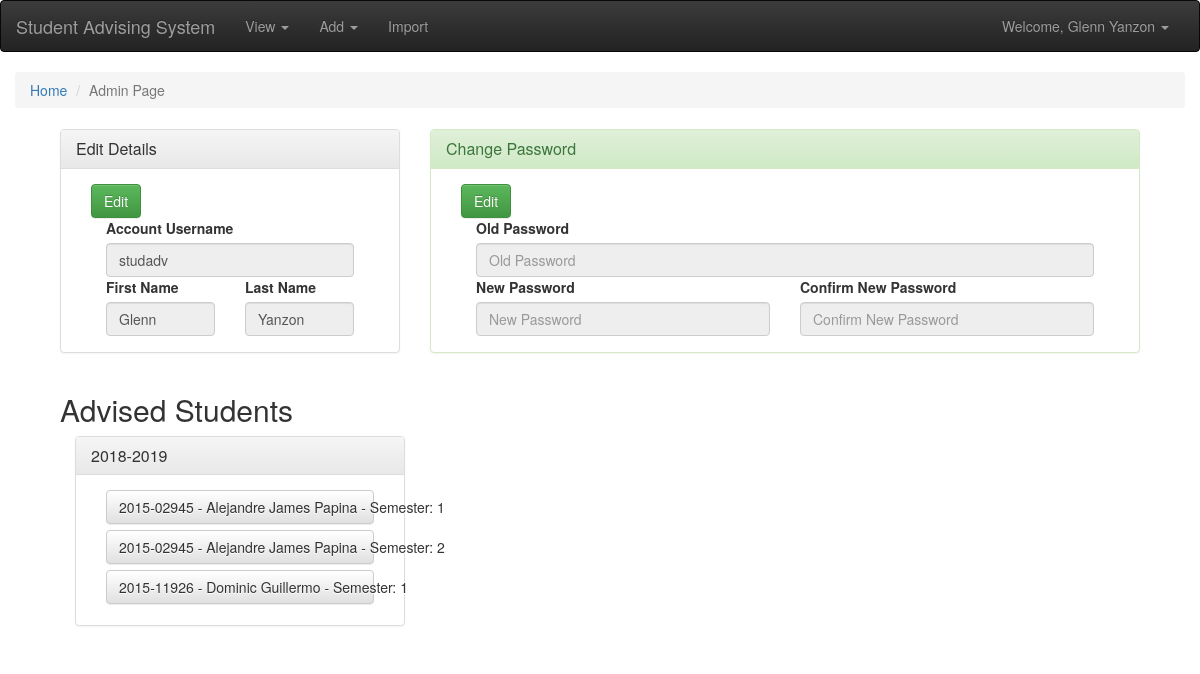
Page /admin/admin.php (signed in) on the earlier database version.
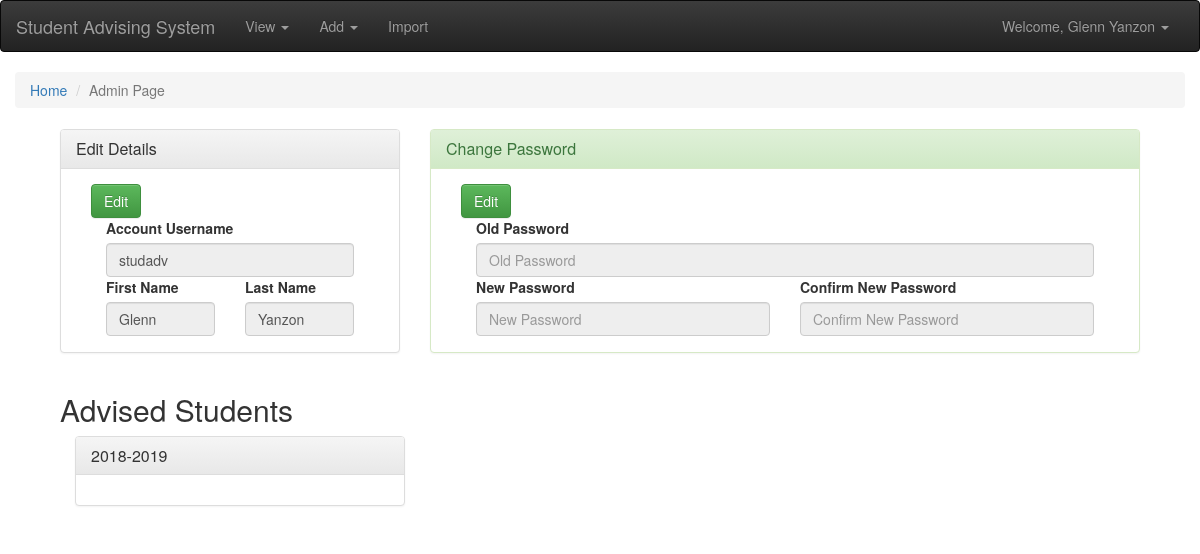
Same page on the later database version.
### tables this page shows
CREATE TABLE `account` (
  `account_id` int(255) NOT NULL,
  `account_usern` varchar(11) NOT NULL,
  `account_pass` varchar(255) NOT NULL,
  `acc_fname` varchar(255) NOT NULL,
  `acc_lname` varchar(255) NOT NULL,
  `acc_type_id` int(255) NOT NULL,
  `acc_status` tinyint(2) NOT NULL COMMENT '0 for inactive; 1 for active; 2 for deactivated; 3 for reset'
);

CREATE TABLE `student_schlyr` (
  `student_schlyr_id` int(255) NOT NULL,
  `student_schlyr` varchar(255) NOT NULL
);

CREATE TABLE `student` (
  `student_id` varchar(13) NOT NULL,
  `student_fname` varchar(256) NOT NULL,
  `student_lname` varchar(256) NOT NULL,
  `student_yrlvl` int(255) NOT NULL,
  `student_pict` varchar(255) NOT NULL,
  `college_id` int(255) NOT NULL,
  `curriculum_id` int(255) NOT NULL
);

### globalincludes/loginauthen.php (called while the page is built, shortened)
<?php
	if(!isset($_SESSION['accid'])){
		switch ($pagelvl) {
			case '1':
				header("Location: login/login.php");
				break;
			case '2':
				header("Location: ../login/login.php");
				break;
			default:
				break;
		}
	}
	else{
		$sql = "SELECT * FROM account,acc_type WHERE account.acc_type_id = acc_type.acc_type_id AND account_id = '".$_SESSION['accid']."'";
		$result = $conn->query($sql);
		$row = $result->fetch_assoc();
		$accuname = $row['account_usern'];
		$accfname = $row['acc_fname'];
		$acclname = $row['acc_lname'];
	}
?>

### admin/admin.php (the view, shortened to what this page needs)
<?php
	include '../backend/connection.php';
	$pagelvl = "2";
	include '../globalincludes/loginauthen.php';
?>
<!DOCTYPE html>
<html>
	<head>
		<link rel="stylesheet" href="../css/bootstrap.min.css">
		<link rel="stylesheet" href="../css/bootstrap-theme.min.css">
	</head>
	<body>
		<?php include '../globalincludes/header.php';?>
		<div class="container-fluid">
			<ol class="breadcrumb">
			  <li><a href="../index.php">Home</a></li>
			  <li class="active">Admin Page</li>
			</ol>
			<div class="container-fluid">
				<div class="col-md-12" id="notif-area"></div>
				<div class="container-fluid">
					<div class="col-md-4">
						<div class="panel panel-default">
						  <div class="panel-heading">
						    <h3 class="panel-title">Edit Details</h3>
						  </div>
						  <div class="panel-body">
						    	<div class="container-fluid">
						    		<button class="btn btn-success" id="editaccdet">Edit</button>
					    			<div class="col-md-12">
					    				<label for="accunameinp">Account Username</label>
					    				<input type="text" class="form-control" id="accunameinp" value="<?php echo $accuname?>" disabled>
					    			</div>
					    			<div class="col-md-6">
					    				<label for="accfnameinp">First Name</label>
					    				<input type="text" class="form-control" id="accfnameinp" placeholder="First Name" value="<?php echo $accfname;?>" disabled>
					    			</div>
					    			<div class="col-md-6">
					    				<label for="acclnameinp">Last Name</label>
					    				<input type="text" class="form-control" id="acclnameinp" placeholder="Last Name" value="<?php echo $acclname;?>" disabled>
					    			</div>
					    		</div>
					    		<div class="col-md-12">
					    		</div>
						  	</div>
						</div>
					</div>
					<div class="col-md-8">
						<div class="panel panel-success">
						  <div class="panel-heading">
						    <h3 class="panel-title">Change Password</h3>
						  </div>
						  <div class="panel-body">
						    	<div class="container-fluid">
						    		<button class="btn btn-success" id="editaccpass">Edit</button>
					    			<div class="col-md-12">
					    				<label for="oldpassacc">Old Password</label>
					    				<input type="password" class="form-control" id="oldpassacc" placeholder="Old Password" disabled>
					    			</div>
					    			<div class="col-md-6">
					    				<label for="newpassacc">New Password</label>
					    				<input type="password" class="form-control" id="newpassacc" placeholder="New Password" disabled>
					    			</div>
					    			<div class="col-md-6">
					    				<label for="newpassaccconf">Confirm New Password</label>
					    				<input type="password" class="form-control" id="newpassaccconf" placeholder="Confirm New Password" disabled>
					    			</div>
					    		</div>
					    		<div class="col-md-12">
					    		</div>
						  	</div>
						</div>
					</div>
					<div class="col-md-12"><h2>Advised Students</h2></div>
					<div class="col-md-12">
						<?php
							$sql = "SELECT DISTINCT student_schlyr_id FROM student_subject";
							$result = $conn->query($sql);
							while($row = $result->fetch_assoc()){
								$sql2 = "SELECT * FROM student_schlyr WHERE student_schlyr_id = '".$row['student_schlyr_id']."'";
								$result2 = $conn->query($sql2);
								while($row2 = $result2->fetch_assoc()){
									echo '
										<div class="col-md-4">
											<div class="panel panel-default">
									  			<div class="panel-heading">
									    			<h3 class="panel-title">'.$row2['student_schlyr'].'</h3>
									  			</div>
									  			<div class="panel-body">
											';
									$sql3 = "SELECT DISTINCT student_subject.student_id FROM student_subject,student WHERE student_subject.student_id = student.student_id AND student_schlyr_id = '".$row['student_schlyr_id']."' AND adviser_id = '".$_SESSION['accid']."'";
									$result3 = $conn->query($sql3);
									while($row3 = $result3->fetch_assoc()){
										$sql4 = "SELECT * FROM student WHERE student_id = '".$row3['student_id']."'";
										$result4 = $conn->query($sql4);
										while($row4 = $result4->fetch_assoc()){
											$sql5 = "SELECT DISTINCT semester FROM student_subject WHERE student_id = '".$row3['student_id']."'";
											$result5 = $conn->query($sql5);
											while($row5 = $result5->fetch_assoc()){
												echo '
													<div class="col-md-12">
														<button class="btn-group btn-group-justified btn btn-default" data-toggle="collapse" data-target="#studaccord-'.$row3['student_id'].'-'.$row5['semester'].'">'.$row3['student_id'].' - '.$row4['student_fname'].' '.$row4['student_lname'].' - Semester: '.$row5['semester'].'</button>
													</div><br><br>
													<div id="studaccord-'.$row3['student_id'].'-'.$row5['semester'].'" class="collapse">
														<table class="table table-striped">
															<thead>
																<tr>
																	<th>Subject Code</th>
																	<th>Subject Name</th>
																	<th>Grade</th>
																</tr>
															</thead>
															<tbody>
												';
												echo '
															</tbody>
														</table>
													</div>
												';
											}
										}
									}
									echo '
												</div>
											</div>
										</div>
									';
								}
							}
						?>
					</div>
				</div>
			</div>
		</div>
	</body>
</html>

### globalincludes/header.php (shortened to what this page needs)
<?php
  if(isset($acctyid))
    if($acctyid == 1)
      $superadminpowers = '<li><a href="#" data-toggle="modal" data-target="#superadminpowers">Master Admin Privelleges</a></li>';
    else
      $superadminpowers = "";
    if($pagelvl=='2'){
        echo '
            <nav class="navbar navbar-inverse">
                <div class="container-fluid">
                  <div class="navbar-header">
                      <a class="navbar-brand" href="../index.php">Student Advising System</a>
                  </div>
                  <div class="collapse navbar-collapse" id="bs-example-navbar-collapse-1">
                    <ul class="nav navbar-nav">
                        <li class="dropdown">
                          <a href="#" class="dropdown-toggle" data-toggle="dropdown" role="button" aria-haspopup="true" aria-expanded="false">View <span class="caret"></span></a>
                        </li>
                        <li class="dropdown">
                          <a href="#" class="dropdown-toggle" data-toggle="dropdown" role="button" aria-haspopup="true" aria-expanded="false">Add <span class="caret"></span></a>
                        </li>
                        <li><a href="../import/import.php">Import</a></li>
                      </ul>
                      <ul class="nav navbar-nav navbar-right">
                        <li class="dropdown">
                            <a href="#" class="dropdown-toggle" data-toggle="dropdown" role="button" aria-haspopup="true" aria-expanded="false">Welcome, '.$accfname.' '.$acclname.' <span class="caret"></span></a>
                              '.$superadminpowers.'
                        </li>
                      </ul>
                  </div>
                </div>
            </nav>
            ';
    }
?>

Differences in the rows shown:
removed student: student_id "2015-02945", student_fname "Alejandre James", student_lname "Papina", semester "1", semester "2"
computed for student_schlyr: loses student (student_id "2015-11926", student_fname "Dominic", student_lname "Guillermo", semester "1")
